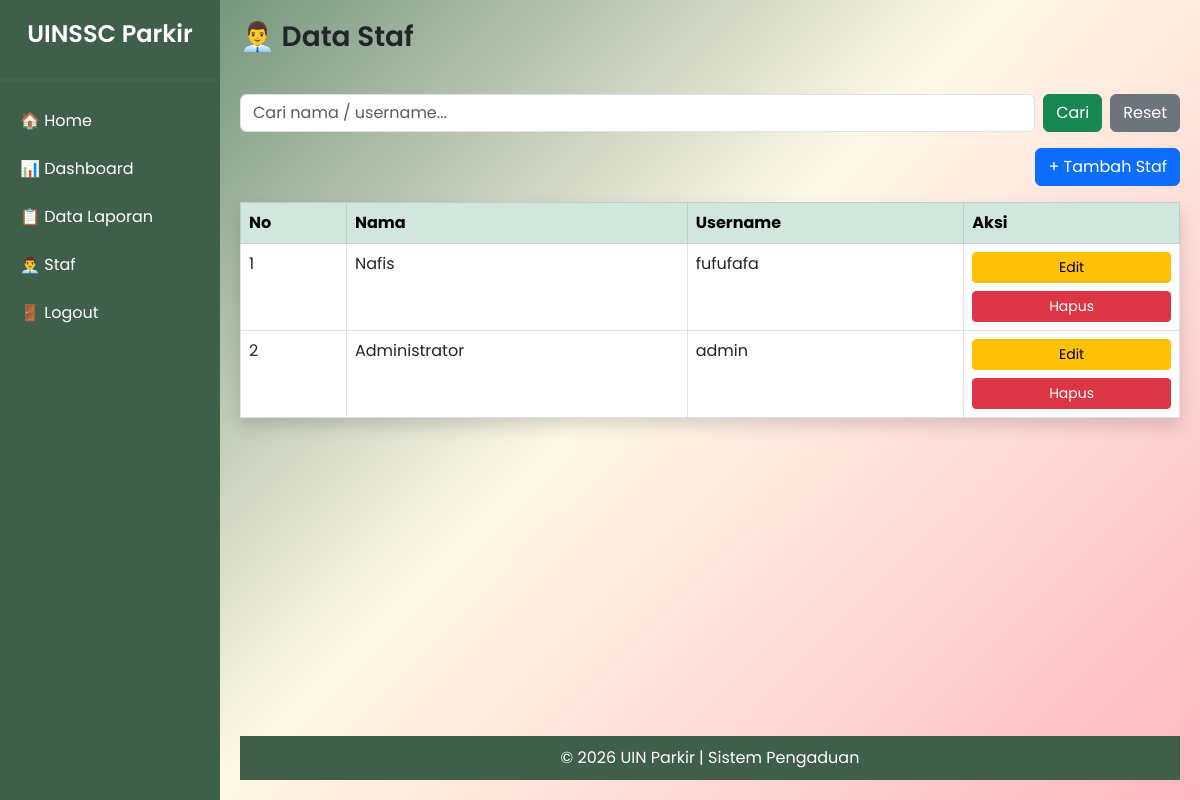
The page /admin/index.php?menu=staf (signed in) on the database its author committed.
### tables this page shows
CREATE TABLE `staf` (
  `id` int(11) NOT NULL,
  `username` varchar(50) NOT NULL,
  `password` varchar(255) NOT NULL,
  `nama` varchar(100) DEFAULT NULL
);

### admin/staf.php (the view, shortened to what this page needs)
<?php
include '../config/koneksi.php';
?>
<h3 class="mb-4">👨‍💼 Data Staf</h3>
<form method="GET" class="my-3">
    <div class="d-flex">
        <input type="text" name="cari" class="form-control me-2"
            placeholder="Cari nama / username..."
            value="<?= isset($_GET['cari']) ? $_GET['cari'] : '' ?>">
        <button type="submit" class="btn btn-success">Cari</button>
        <a href="?menu=staf" class="btn btn-secondary ms-2">Reset</a>
    </div>
</form>
<div class="d-flex justify-content-end mb-3">
    <a href="?menu=tambah_staf" class="btn btn-primary">
        + Tambah Staf
    </a>
</div>
<table class="table table-bordered table-hover bg-white shadow">
    <thead class="table-success">
        <tr>
            <th>No</th>
            <th>Nama</th>
            <th>Username</th>
            <th>Aksi</th>
        </tr>
    </thead>
    <tbody>
    <?php
    $no = 1;
    if(isset($_GET['cari'])){
        $cari = $_GET['cari'];
        $query = mysqli_query($conn, "SELECT * FROM staf
            WHERE nama LIKE '%$cari%'
            OR username LIKE '%$cari%'
            ORDER BY id DESC");
    } else {
        $query = mysqli_query($conn, "SELECT * FROM staf ORDER BY id DESC");
    }
    if(mysqli_num_rows($query) > 0){
        while($data = mysqli_fetch_array($query)){
    ?>
        <tr>
            <td><?= $no++ ?></td>
            <td><?= $data['nama'] ?></td>
            <td><?= $data['username'] ?></td>
            <td>
                <div class="d-flex flex-column gap-2">
                    <a href="?menu=edit_staf&id=<?= $data['id'] ?>" class="btn btn-warning btn-sm">Edit</a>
                    <a href="hapus_staf.php?id=<?= $data['id'] ?>"
                       class="btn btn-danger btn-sm"
                       onclick="return confirm('Yakin hapus?')">Hapus</a>
                </div>
            </td>
        </tr>
    <?php
        }
    } else {
    ?>
        <tr>
            <td colspan="4" class="text-center text-muted">Data tidak ditemukan</td>
        </tr>
    <?php } ?>
    </tbody>
</table>

### admin/index.php (style rules this page uses)
body { margin: 0; font-family: 'Poppins', sans-serif; background: linear-gradient(135deg, #4f7a5f, #fff8e7, #FFB6C1); }
h1, h2, h3, h4 { font-weight: 600; }

### rows shown on the page
staf: nama "Nafis", username "fufufafa"
staf: nama "Administrator", username "admin"
